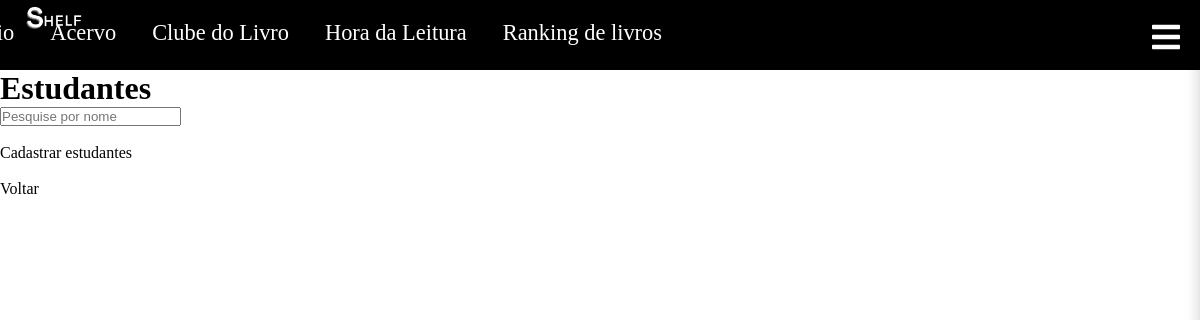
The page /estudantes.php on the database as committed earlier.
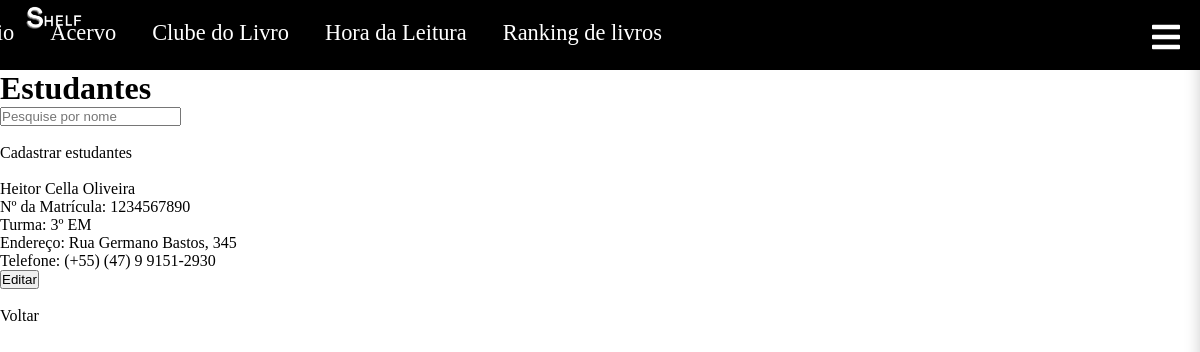
The same page on the database as committed later.
### tables this page shows
CREATE TABLE IF NOT EXISTS `cadastroalunos` (
  `id` int NOT NULL AUTO_INCREMENT,
  `nome` varchar(140) NOT NULL,
  `turma` varchar(140) NOT NULL,
  `telefone` varchar(100) NOT NULL,
  `endereco` varchar(140) NOT NULL,
  `nMatricula` int NOT NULL,
  `qtdEmprestimo` int NOT NULL,
  PRIMARY KEY (`id`)
);

### estudantes.php (the view, shortened to what this page needs)
<!DOCTYPE html>
<html lang="en">
<head>
    <link rel="stylesheet" href="https://cdnjs.cloudflare.com/ajax/libs/font-awesome/5.15.3/css/all.min.css">
</head>
<body>
<nav class="navbar">
        <img src="Imagens/logo.png"class="logoo" >
        <a href="index.php">Início</a>
        <a href="catalogo.php">Acervo</a>
        <a href="clubeLivro.php">Clube do Livro</a>
         <a href="horaLeitura.php">Hora da Leitura</a>
        <a href="rankingLivros.php">Ranking de livros</a>
        <div class="icon-menu white" id="icon-menu">
            <i class="fas fa-bars fa-2xl"></i>
        </div>
    </nav>
<h1>Estudantes</h1>
    <?php
    $hostname = '127.0.0.1';
    $user = 'root';
    $password = '';
    $database = 'biblioteca';
    $conexao = new mysqli($hostname, $user, $password, $database);
    if ($conexao->connect_errno) {
        echo 'Failed to connect to MySQL: ' . $conexao->connect_error;
        exit();
    } else {
        $mostrarestudantes = 'SELECT * FROM `cadastroalunos`';
        $resultado = $conexao->query($mostrarestudantes);
        echo "<input type='text' id='pesquisa' onkeyup='showHint(this.value)' placeholder='Pesquise por nome'>
        <span id='txtHint'></span>
        <script>
        function showHint(str) {
            if (str.length == 0) {
              document.getElementById('txtHint').innerHTML = '';
              return;
            }
            const xhttp = new XMLHttpRequest();
            xhttp.onreadystatechange = function() {
                if (this.readyState == 4 && this.status == 200) {
                    document.getElementById('txtHint').innerHTML = this.responseText;
                }
            };
            xhttp.open('GET', 'estudantesPesquisar.php?nomePesquisado='+str, true);
            xhttp.send();
          }
        </script>";
        echo "<br><br><a href='estudantesCadastrar.php' class='' style='color: black;'>Cadastrar estudantes</a><br>";
        while ($row = mysqli_fetch_array($resultado)) {
            echo "<br>" . $row['nome'] . "<br>Nº da Matrícula: ".$row['nMatricula'] ."<br>Turma: " . $row['turma'] . "<br>Endereço: " . $row['endereco'] ."<br>Telefone: (+55) " . $row['telefone'];
            echo "<form method='post' action='estudantesAtualizar.php'>
                    <input type='hidden' value='" . $row['id'] . "' id='id' name='id'>
                    <input type='submit' value='Editar'>
                    </form>";
        }
    }
    ?>
    <br><a href='index.php' style='color: black;'>Voltar</a>
</body>
</html>

### estudantes.php (style rules this page uses)
* { margin: 0; padding: 0; text-decoration: none; text-transform: none; }
.navbar { text-align: center; background-color: rgb(0, 0, 0); height: 70px; overflow-x: hidden; }
.navbar a { justify-content: center; align-items: center; left: -18rem; position: relative; top: 20px; margin: 0 1rem; font-size: 1.4rem; color: #ffffff; text-decoration: none; }
.navbar .icon-menu { font-size: 2rem; color: #ffffff; cursor: pointer; }
.logoo { left:1%; position: absolute; width:7%; top:-5px; }
.icon-menu { position: fixed; top: 20px; right: 20px; cursor: pointer; color: #fff; font-size: 2rem; z-index: 1001; }
.icon-menu.white { color: #fff; }
a { color: #fff; text-decoration: none; }

Rows that differ between the two databases and show on the page:
added cadastroalunos: nome "Heitor Cella Oliveira", nMatricula "1234567890", turma "3º EM", endereco "Rua Germano Bastos, 345", telefone "(47) 9 9151-2930"
